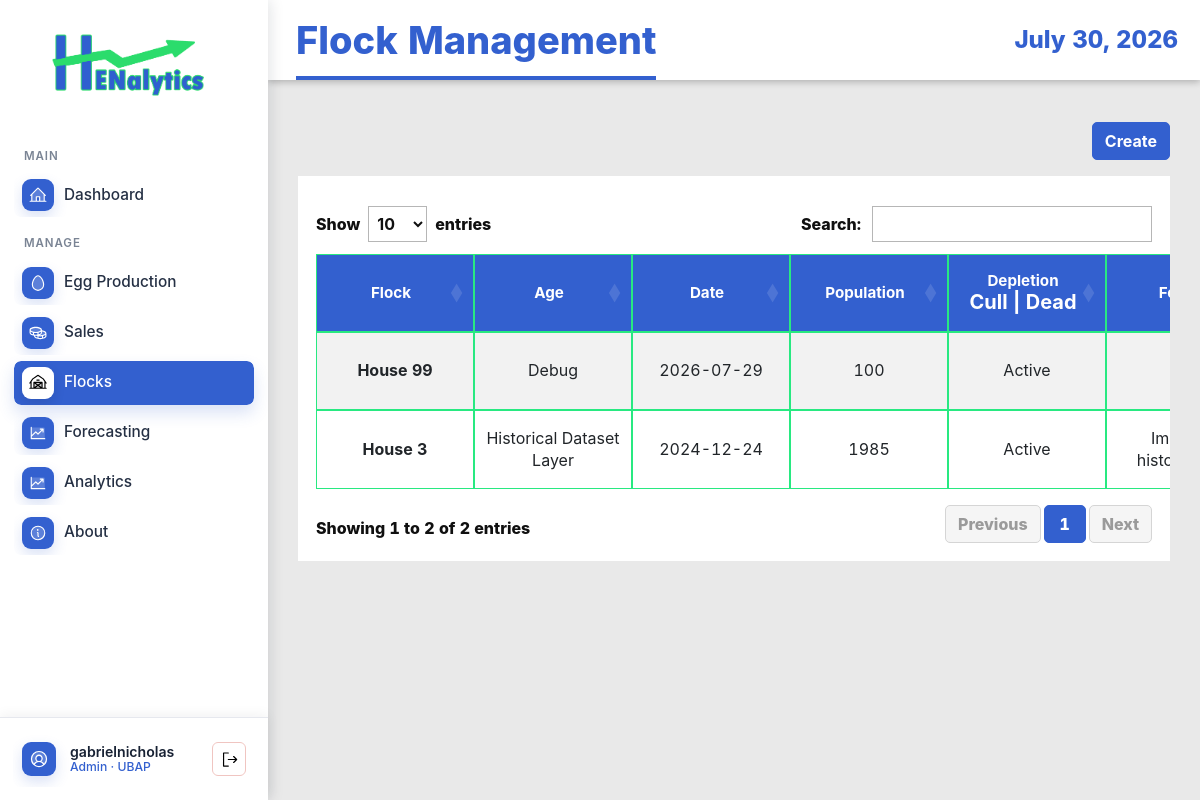
/flocks/ (signed in), run on an earlier commit of the app's database.
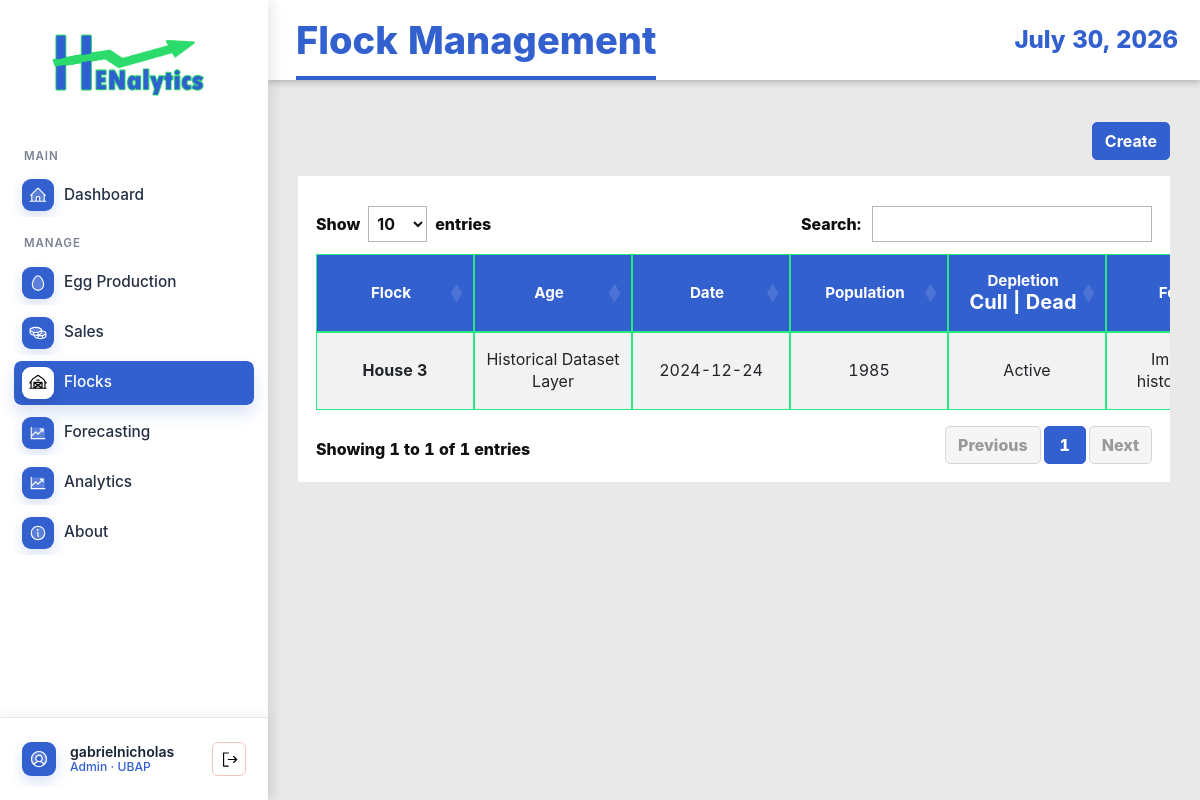
And on a later commit of the database.
### EggProduction/models.py (models this page shows, shortened)
class Flock(models.Model):
    STATUS_CHOICES = (
        ('active', 'Active'),
        ('inactive', 'Inactive'),
        ('culled', 'Culled'),
    )
    house_no = models.IntegerField()
    breed_strain = models.CharField(max_length=100)
    date_started = models.DateField()
    initial_hen_count = models.IntegerField(validators=[MinValueValidator(1)])
    status = models.CharField(max_length=20, choices=STATUS_CHOICES, default='active')
    notes = models.TextField(blank=True, null=True)
    created_at = models.DateTimeField(auto_now_add=True)
    updated_at = models.DateTimeField(auto_now=True)
    class Meta:
        ordering = ['-date_started']
        unique_together = ['house_no', 'date_started']

### EggProduction/views.py (the view)
# urls.py: path('flocks/', views.FlockListView.as_view(), name='flock-list'),
class FlockListView(LoginRequiredMixin, ListView):
    model = Flock
    template_name = 'egg_production/flock_list.html'
    context_object_name = 'flocks'
    ordering = ['-date_started']

### EggProduction/templates/egg_production/flock_list.html (shortened to what this page needs)
{% extends 'base.html' %}
{% block page_title %}Flock Management{% endblock %}
{% block content %}
<div class="page-actions">
    {% if perms.eggproduction.add_flock or user.is_superuser %}
    <a href="{% url 'eggproduction:flock-create' %}" class="btn btn-primary">Create</a>
    {% endif %}
</div>
<div class="table-responsive">
    <table class="table table-striped table-hover prototype-table js-data-table"
        data-export-title="Flock Management"
        data-export-enabled="{% if user.is_superuser or user.userprofile.role == 'admin' %}true{% else %}false{% endif %}">
        <thead class="table-dark">
            <tr>
                <th>Flock</th>
                <th>Age</th>
                <th>Date</th>
                <th>Population</th>
                <th>Depletion<br><span class="fs-5">Cull | Dead</span></th>
                <th>Feeds</th>
            </tr>
        </thead>
        <tbody>
            {% for flock in flocks %}
            <tr>
                <td><strong>House {{ flock.house_no }}</strong></td>
                <td>{{ flock.breed_strain }}</td>
                <td>{{ flock.date_started|date:"Y-m-d" }}</td>
                <td>{{ flock.initial_hen_count }}</td>
                <td>{{ flock.get_status_display }}</td>
                <td>{{ flock.notes|default:"N/A"|truncatechars:22 }}</td>
            </tr>
            {% endfor %}
        </tbody>
    </table>
</div>
{% endblock %}

What changed in the data, as far as the page shows it:
removed Flock: house_no "99", breed_strain "Debug", date_started "2026-07-29", initial_hen_count "100", status "Active"
Also different on the page:
text written by a page script: "Show entries Search: Showing 1 to 2 of 2 entries Previous 1 Next" → "Show entries Search: Showing 1 to 1 of 1 entries Previous 1 Next"
